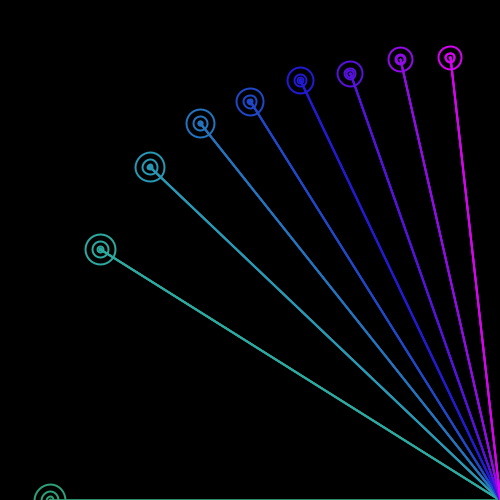
Frame 1 (no input)
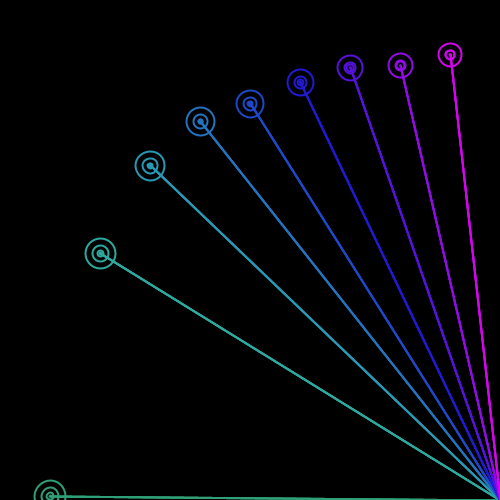
Frame 60 (the mouse pressed at the canvas centre just before this capture)
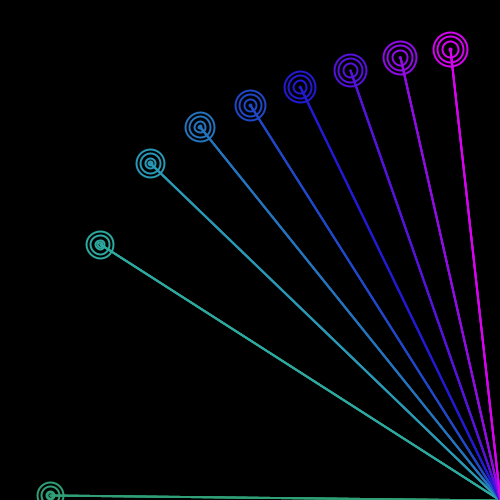
Frame 120 (the mouse held since frame 60 and released just before this capture)

The Processing sketch that drew these frames (run headless with seeded random() and noise(); from frame 60 on, the mouse is pressed at the canvas centre):

// Processing sketch: processing_102011
// ── processing_102011.pde

void setup() {
  size(500, 500);
  colorMode(HSB);
  noFill();
  strokeWeight(2);
}

float a = 3, t, speed = 0.02;

void draw() {
  background(0);

  for (int i=1; i<10; i++) {
    stroke(i*12 + 100, i*9 + 170, i*10 + 150);
    t = a * sin(i * a);
    ellipse(i*width/10, t+height/i, i+mouseX/10, i+mouseY/10);

    for (int j=4; j > 1; j--) {
      ellipse(i*width/10, t+height/i, i-(j*2*j)+mouseX/10, i-(j*2*j)+mouseY/10);
      line(i*width/10, t+height/i, width, height);
    }
  }
  a += speed;

  if (a > 15) speed *= -1;
  else if (a < 3) speed *= -1;
}
